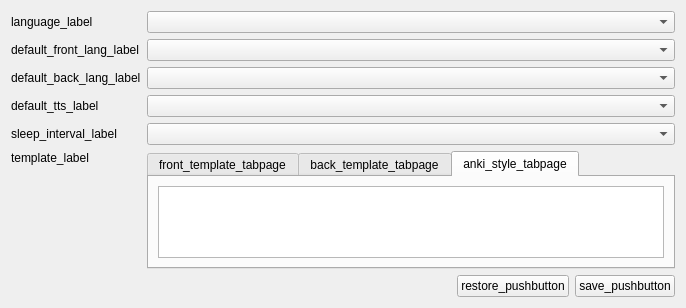
<?xml version="1.0" encoding="UTF-8"?>
<ui version="4.0">
 <class>configuration_form</class>
 <widget class="QWidget" name="configuration_form">
  <property name="geometry">
   <rect>
    <x>0</x>
    <y>0</y>
    <width>686</width>
    <height>300</height>
   </rect>
  </property>
  <property name="windowTitle">
   <string>configuration_form</string>
  </property>
  <layout class="QGridLayout" name="gridLayout">
   <item row="5" column="1">
    <widget class="QTabWidget" name="template_tab">
     <property name="currentIndex">
      <number>2</number>
     </property>
     <widget class="QWidget" name="front_template_tabpage">
      <attribute name="title">
       <string>front_template_tabpage</string>
      </attribute>
      <layout class="QHBoxLayout" name="horizontalLayout">
       <item>
        <widget class="QTextEdit" name="front_template_edit"/>
       </item>
      </layout>
     </widget>
     <widget class="QWidget" name="back_template_tabpage">
      <attribute name="title">
       <string>back_template_tabpage</string>
      </attribute>
      <layout class="QHBoxLayout" name="horizontalLayout_2">
       <item>
        <widget class="QTextEdit" name="back_template_edit"/>
       </item>
      </layout>
     </widget>
     <widget class="QWidget" name="anki_style_tabpage">
      <attribute name="title">
       <string>anki_style_tabpage</string>
      </attribute>
      <layout class="QHBoxLayout" name="horizontalLayout_3">
       <item>
        <widget class="QTextEdit" name="anki_style_textedit"/>
       </item>
      </layout>
     </widget>
    </widget>
   </item>
   <item row="0" column="0">
    <widget class="QLabel" name="language_label">
     <property name="text">
      <string>language_label</string>
     </property>
     <property name="alignment">
      <set>Qt::AlignLeading|Qt::AlignLeft|Qt::AlignVCenter</set>
     </property>
    </widget>
   </item>
   <item row="2" column="0">
    <widget class="QLabel" name="default_back_lang_label">
     <property name="text">
      <string>default_back_lang_label</string>
     </property>
    </widget>
   </item>
   <item row="3" column="0">
    <widget class="QLabel" name="default_tts_label">
     <property name="text">
      <string>default_tts_label</string>
     </property>
    </widget>
   </item>
   <item row="1" column="0">
    <widget class="QLabel" name="default_front_lang_label">
     <property name="text">
      <string>default_front_lang_label</string>
     </property>
    </widget>
   </item>
   <item row="2" column="1">
    <widget class="QComboBox" name="default_back_lang_combobox"/>
   </item>
   <item row="5" column="0">
    <widget class="QLabel" name="template_label">
     <property name="text">
      <string>template_label</string>
     </property>
     <property name="alignment">
      <set>Qt::AlignLeading|Qt::AlignLeft|Qt::AlignTop</set>
     </property>
    </widget>
   </item>
   <item row="6" column="1">
    <layout class="QHBoxLayout" name="horizontalLayout_4">
     <item>
      <spacer name="horizontalSpacer">
       <property name="orientation">
        <enum>Qt::Horizontal</enum>
       </property>
       <property name="sizeHint" stdset="0">
        <size>
         <width>40</width>
         <height>20</height>
        </size>
       </property>
      </spacer>
     </item>
     <item>
      <widget class="QPushButton" name="restore_pushbutton">
       <property name="text">
        <string>restore_pushbutton</string>
       </property>
      </widget>
     </item>
     <item>
      <widget class="QPushButton" name="save_pushbutton">
       <property name="text">
        <string>save_pushbutton</string>
       </property>
      </widget>
     </item>
    </layout>
   </item>
   <item row="3" column="1">
    <widget class="QComboBox" name="default_tts_combobox"/>
   </item>
   <item row="1" column="1">
    <widget class="QComboBox" name="default_front_lang_combobox"/>
   </item>
   <item row="0" column="1">
    <widget class="QComboBox" name="language_combobox"/>
   </item>
   <item row="4" column="0">
    <widget class="QLabel" name="sleep_interval_label">
     <property name="toolTip">
      <string>sleep_interval_tooltip</string>
     </property>
     <property name="text">
      <string>sleep_interval_label</string>
     </property>
    </widget>
   </item>
   <item row="4" column="1">
    <widget class="QComboBox" name="sleep_interval_combobox">
     <property name="toolTip">
      <string>sleep_interval_tooltip</string>
     </property>
     
    </widget>
   </item>
  </layout>
 </widget>
 <resources/>
 <connections/>
</ui>
